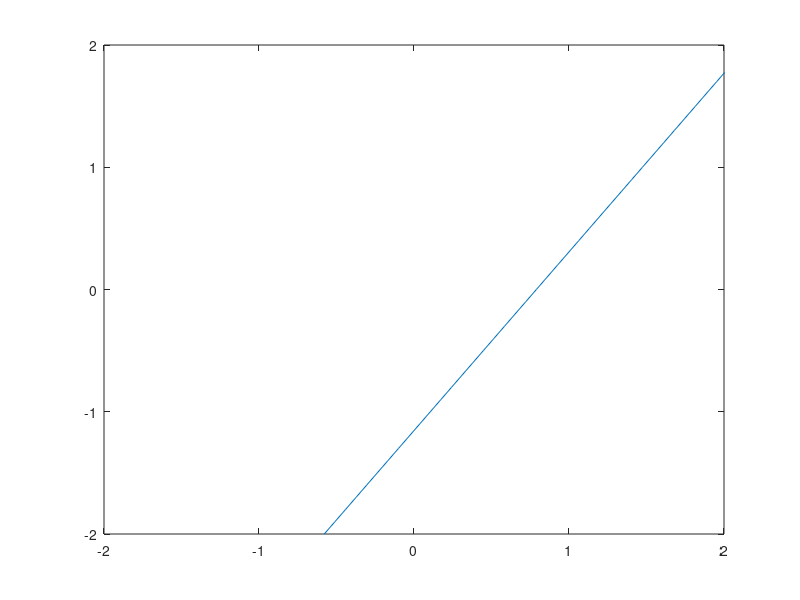

Here is the MATLAB script that generated this plot: (Note: this script raises an error after producing the figure.)

x=[1,-1;2,-1;1,-2;1,1;1,2;-1,2;-1,1;-2,-1;-1,-1];
class = [2,2,2,1,1,1,1,1,1];
w = [0.1,0.3,0.5];
ex = [x,ones(length(x),1)];
wn = [10,10,10];
rho = 1;
count = 0;
x2 = -2:0.1:2;


while(count<10)
    for i=1:length(x)
        if ((class(i)==1) && ((w*ex(i,:)')<=0))
            wn = w+rho*ex(i,:);
            w = wn;
        else if ((class(i)==2) && ((w*ex(i,:)')>=0))
                wn = w-rho*ex(i,:);
                w = wn;
            else
                wn = w;
                if (sum((w-wn).^2)<0.01)
                    count = count +1;
                end
            end
        end
       
        x1 = -(w(2)*x2 + w(3))/w(1);
        plot(x1,x2);
        axis([-2,2,-2,2]);
        
       

    end
    x1=input('Feature to classify');
        wTx=w*[x1';1];
        if(wTx>1)
            display ('class is 1');
        else
            display ('class is 2');
        end
    
end
